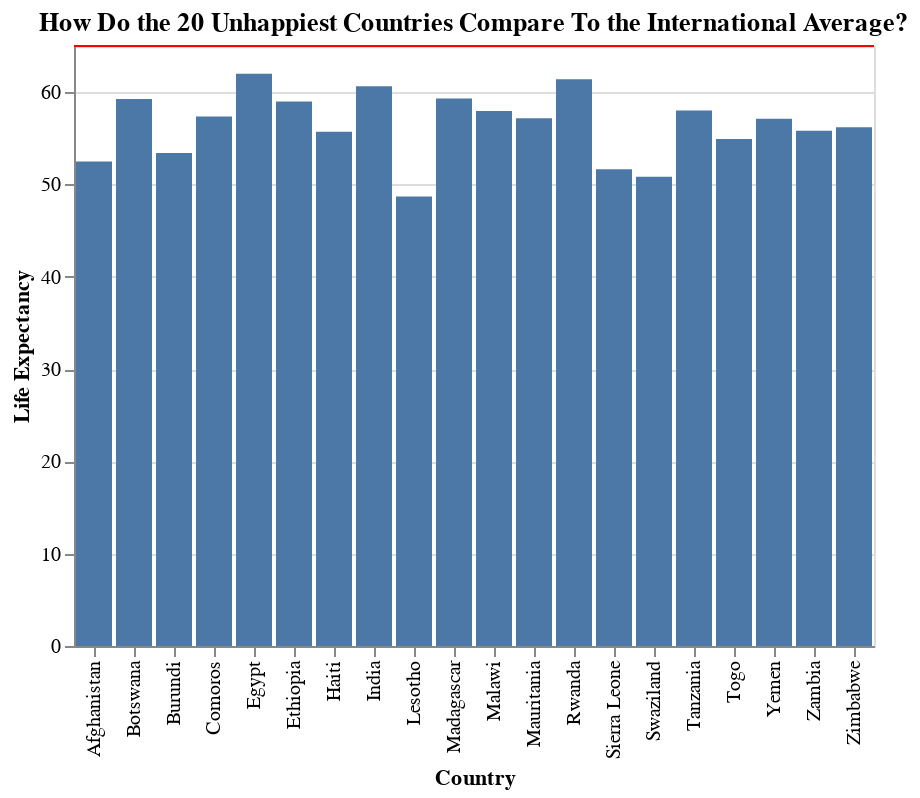

Notebook cell for this chart:
### Code cell
chart = alt.Chart(worst_df, title='How Do the 20 Unhappiest Countries Compare To the International Average?').mark_bar().encode(
    x=alt.X('Country name', title='Country'),
    y=alt.Y('Healthy life expectancy', title='Life Expectancy'))
rule = alt.Chart(df).mark_rule(color='red').encode(
    y='mean(Healthy life expectancy)'
)
(chart + rule)

### Figure 1 — Vega-Lite specification as saved in the notebook (floating-point values rounded to 4 significant figures; data arrays with more than 128 entries replaced by an {"elided": "..."} marker saying what was removed)
{"config": {"view": {"continuousWidth": 400, "continuousHeight": 300}}, "layer": [{"data": {"name": "data-3814af6644ab88b883785aecd5ee60ff"}, "mark": "bar", "encoding": {"x": {"type": "nominal", "field": "Country name", "title": "Country"}, "y": {"type": "quantitative", "field": "Healthy life expectancy", "title": "Life Expectancy"}}, "title": "How Do the 20 Unhappiest Countries Compare To the International Average?"}, {"data": {"name": "data-15fa7a6a3318630a61556b958729c8c3"}, "mark": {"type": "rule", "color": "red"}, "encoding": {"y": {"type": "quantitative", "aggregate": "mean", "field": "Healthy life expectancy"}}}], "$schema": "https://vega.github.io/schema/vega-lite/v4.8.1.json", "datasets": {"data-3814af6644ab88b883785aecd5ee60ff": [{"Country name": "Afghanistan", "Regional indicator": "South Asia", "Ladder score": 2.523, "Standard error of ladder score": 0.038, "upperwhisker": 2.596, "lowerwhisker": 2.449, "Logged GDP per capita": 7.695, "Social support": 0.463, "Healthy life expectancy": 52.49, "Freedom to make life choices": 0.382, "Generosity": -0.102, "Perceptions of corruption": 0.924, "Ladder score in Dystopia": 2.43, "Explained by: Log GDP per capita": 0.37, "Explained by: Social support": 0.0, "Explained by: Healthy life expectancy": 0.126, "Explained by: Freedom to make life choices": 0.0, "Explained by: Generosity": 0.122, "Explained by: Perceptions of corruption": 0.01, "Dystopia + residual": 1.895}, {"Country name": "Zimbabwe", "Regional indicator": "Sub-Saharan Africa", "Ladder score": 3.145, "Standard error of ladder score": 0.058, "upperwhisker": 3.259, "lowerwhisker": 3.03, "Logged GDP per capita": 7.943, "Social support": 0.75, "Healthy life expectancy": 56.2, "Freedom to make life choices": 0.677, "Generosity": -0.047, "Perceptions of corruption": 0.821, "Ladder score in Dystopia": 2.43, "Explained by: Log GDP per capita": 0.457, "Explained by: Social support": 0.649, "Explained by: Healthy life expectancy": 0.243, "Explained by: Freedom to make life choices": 0.359, "Explained by: Generosity": 0.157, "Explained by: Perceptions of corruption": 0.075, "Dystopia + residual": 1.205}, {"Country name": "Rwanda", "Regional indicator": "Sub-Saharan Africa", "Ladder score": 3.415, "Standard error of ladder score": 0.068, "upperwhisker": 3.548, "lowerwhisker": 3.282, "Logged GDP per capita": 7.676, "Social support": 0.552, "Healthy life expectancy": 61.4, "Freedom to make life choices": 0.897, "Generosity": 0.061, "Perceptions of corruption": 0.167, "Ladder score in Dystopia": 2.43, "Explained by: Log GDP per capita": 0.364, "Explained by: Social support": 0.202, "Explained by: Healthy life expectancy": 0.407, "Explained by: Freedom to make life choices": 0.627, "Explained by: Generosity": 0.227, "Explained by: Perceptions of corruption": 0.493, "Dystopia + residual": 1.095}, {"Country name": "Botswana", "Regional indicator": "Sub-Saharan Africa", "Ladder score": 3.467, "Standard error of ladder score": 0.074, "upperwhisker": 3.611, "lowerwhisker": 3.322, "Logged GDP per capita": 9.782, "Social support": 0.784, "Healthy life expectancy": 59.27, "Freedom to make life choices": 0.824, "Generosity": -0.246, "Perceptions of corruption": 0.801, "Ladder score in Dystopia": 2.43, "Explained by: Log GDP per capita": 1.099, "Explained by: Social support": 0.724, "Explained by: Healthy life expectancy": 0.34, "Explained by: Freedom to make life choices": 0.539, "Explained by: Generosity": 0.027, "Explained by: Perceptions of corruption": 0.088, "Dystopia + residual": 0.648}, {"Country name": "Lesotho", "Regional indicator": "Sub-Saharan Africa", "Ladder score": 3.512, "Standard error of ladder score": 0.12, "upperwhisker": 3.748, "lowerwhisker": 3.276, "Logged GDP per capita": 7.926, "Social support": 0.787, "Healthy life expectancy": 48.7, "Freedom to make life choices": 0.715, "Generosity": -0.131, "Perceptions of corruption": 0.915, "Ladder score in Dystopia": 2.43, "Explained by: Log GDP per capita": 0.451, "Explained by: Social support": 0.731, "Explained by: Healthy life expectancy": 0.007, "Explained by: Freedom to make life choices": 0.405, "Explained by: Generosity": 0.103, "Explained by: Perceptions of corruption": 0.015, "Dystopia + residual": 1.8}, {"Country name": "Malawi", "Regional indicator": "Sub-Saharan Africa", "Ladder score": 3.6, "Standard error of ladder score": 0.092, "upperwhisker": 3.781, "lowerwhisker": 3.419, "Logged GDP per capita": 6.958, "Social support": 0.537, "Healthy life expectancy": 57.95, "Freedom to make life choices": 0.78, "Generosity": 0.038, "Perceptions of corruption": 0.729, "Ladder score in Dystopia": 2.43, "Explained by: Log GDP per capita": 0.113, "Explained by: Social support": 0.168, "Explained by: Healthy life expectancy": 0.298, "Explained by: Freedom to make life choices": 0.484, "Explained by: Generosity": 0.213, "Explained by: Perceptions of corruption": 0.134, "Dystopia + residual": 2.19}, {"Country name": "Haiti", "Regional indicator": "Latin America and Caribbean", "Ladder score": 3.615, "Standard error of ladder score": 0.173, "upperwhisker": 3.953, "lowerwhisker": 3.276, "Logged GDP per capita": 7.477, "Social support": 0.54, "Healthy life expectancy": 55.7, "Freedom to make life choices": 0.593, "Generosity": 0.422, "Perceptions of corruption": 0.721, "Ladder score in Dystopia": 2.43, "Explained by: Log GDP per capita": 0.294, "Explained by: Social support": 0.173, "Explained by: Healthy life expectancy": 0.227, "Explained by: Freedom to make life choices": 0.257, "Explained by: Generosity": 0.463, "Explained by: Perceptions of corruption": 0.139, "Dystopia + residual": 2.06}, {"Country name": "Tanzania", "Regional indicator": "Sub-Saharan Africa", "Ladder score": 3.623, "Standard error of ladder score": 0.071, "upperwhisker": 3.762, "lowerwhisker": 3.485, "Logged GDP per capita": 7.876, "Social support": 0.702, "Healthy life expectancy": 58.0, "Freedom to make life choices": 0.833, "Generosity": 0.183, "Perceptions of corruption": 0.577, "Ladder score in Dystopia": 2.43, "Explained by: Log GDP per capita": 0.433, "Explained by: Social support": 0.54, "Explained by: Healthy life expectancy": 0.3, "Explained by: Freedom to make life choices": 0.549, "Explained by: Generosity": 0.307, "Explained by: Perceptions of corruption": 0.231, "Dystopia + residual": 1.263}, {"Country name": "Yemen", "Regional indicator": "Middle East and North Africa", "Ladder score": 3.658, "Standard error of ladder score": 0.07, "upperwhisker": 3.794, "lowerwhisker": 3.521, "Logged GDP per capita": 7.578, "Social support": 0.832, "Healthy life expectancy": 57.12, "Freedom to make life choices": 0.602, "Generosity": -0.147, "Perceptions of corruption": 0.8, "Ladder score in Dystopia": 2.43, "Explained by: Log GDP per capita": 0.329, "Explained by: Social support": 0.831, "Explained by: Healthy life expectancy": 0.272, "Explained by: Freedom to make life choices": 0.268, "Explained by: Generosity": 0.092, "Explained by: Perceptions of corruption": 0.089, "Dystopia + residual": 1.776}, {"Country name": "Burundi", "Regional indicator": "Sub-Saharan Africa", "Ladder score": 3.775, "Standard error of ladder score": 0.107, "upperwhisker": 3.985, "lowerwhisker": 3.565, "Logged GDP per capita": 6.635, "Social support": 0.49, "Healthy life expectancy": 53.4, "Freedom to make life choices": 0.626, "Generosity": -0.024, "Perceptions of corruption": 0.607, "Ladder score in Dystopia": 2.43, "Explained by: Log GDP per capita": 0.0, "Explained by: Social support": 0.062, "Explained by: Healthy life expectancy": 0.155, "Explained by: Freedom to make life choices": 0.298, "Explained by: Generosity": 0.172, "Explained by: Perceptions of corruption": 0.212, "Dystopia + residual": 2.876}, {"Country name": "India", "Regional indicator": "South Asia", "Ladder score": 3.819, "Standard error of ladder score": 0.026, "upperwhisker": 3.869, "lowerwhisker": 3.769, "Logged GDP per capita": 8.755, "Social support": 0.603, "Healthy life expectancy": 60.63, "Freedom to make life choices": 0.893, "Generosity": 0.089, "Perceptions of corruption": 0.774, "Ladder score in Dystopia": 2.43, "Explained by: Log GDP per capita": 0.741, "Explained by: Social support": 0.316, "Explained by: Healthy life expectancy": 0.383, "Explained by: Freedom to make life choices": 0.622, "Explained by: Generosity": 0.246, "Explained by: Perceptions of corruption": 0.106, "Dystopia + residual": 1.405}, {"Country name": "Sierra Leone", "Regional indicator": "Sub-Saharan Africa", "Ladder score": 3.849, "Standard error of ladder score": 0.077, "upperwhisker": 4.001, "lowerwhisker": 3.698, "Logged GDP per capita": 7.434, "Social support": 0.63, "Healthy life expectancy": 51.65, "Freedom to make life choices": 0.717, "Generosity": 0.084, "Perceptions of corruption": 0.866, "Ladder score in Dystopia": 2.43, "Explained by: Log GDP per capita": 0.279, "Explained by: Social support": 0.377, "Explained by: Healthy life expectancy": 0.1, "Explained by: Freedom to make life choices": 0.408, "Explained by: Generosity": 0.243, "Explained by: Perceptions of corruption": 0.047, "Dystopia + residual": 2.396}, {"Country name": "Zambia", "Regional indicator": "Sub-Saharan Africa", "Ladder score": 4.073, "Standard error of ladder score": 0.069, "upperwhisker": 4.209, "lowerwhisker": 3.938, "Logged GDP per capita": 8.145, "Social support": 0.708, "Healthy life expectancy": 55.81, "Freedom to make life choices": 0.782, "Generosity": 0.061, "Perceptions of corruption": 0.823, "Ladder score in Dystopia": 2.43, "Explained by: Log GDP per capita": 0.528, "Explained by: Social support": 0.552, "Explained by: Healthy life expectancy": 0.231, "Explained by: Freedom to make life choices": 0.487, "Explained by: Generosity": 0.227, "Explained by: Perceptions of corruption": 0.074, "Dystopia + residual": 1.975}, {"Country name": "Togo", "Regional indicator": "Sub-Saharan Africa", "Ladder score": 4.107, "Standard error of ladder score": 0.077, "upperwhisker": 4.258, "lowerwhisker": 3.956, "Logged GDP per capita": 7.362, "Social support": 0.569, "Healthy life expectancy": 54.91, "Freedom to make life choices": 0.619, "Generosity": 0.032, "Perceptions of corruption": 0.772, "Ladder score in Dystopia": 2.43, "Explained by: Log GDP per capita": 0.254, "Explained by: Social support": 0.239, "Explained by: Healthy life expectancy": 0.203, "Explained by: Freedom to make life choices": 0.289, "Explained by: Generosity": 0.209, "Explained by: Perceptions of corruption": 0.107, "Dystopia + residual": 2.806}, {"Country name": "Madagascar", "Regional indicator": "Sub-Saharan Africa", "Ladder score": 4.208, "Standard error of ladder score": 0.072, "upperwhisker": 4.349, "lowerwhisker": 4.068, "Logged GDP per capita": 7.396, "Social support": 0.686, "Healthy life expectancy": 59.3, "Freedom to make life choices": 0.552, "Generosity": -0.005, "Perceptions of corruption": 0.803, "Ladder score in Dystopia": 2.43, "Explained by: Log GDP per capita": 0.266, "Explained by: Social support": 0.503, "Explained by: Healthy life expectancy": 0.341, "Explained by: Freedom to make life choices": 0.207, "Explained by: Generosity": 0.185, "Explained by: Perceptions of corruption": 0.087, "Dystopia + residual": 2.62}, {"Country name": "Mauritania", "Regional indicator": "Sub-Saharan Africa", "Ladder score": 4.227, "Standard error of ladder score": 0.07, "upperwhisker": 4.365, "lowerwhisker": 4.09, "Logged GDP per capita": 8.542, "Social support": 0.795, "Healthy life expectancy": 57.16, "Freedom to make life choices": 0.561, "Generosity": -0.106, "Perceptions of corruption": 0.731, "Ladder score in Dystopia": 2.43, "Explained by: Log GDP per capita": 0.666, "Explained by: Social support": 0.749, "Explained by: Healthy life expectancy": 0.273, "Explained by: Freedom to make life choices": 0.218, "Explained by: Generosity": 0.119, "Explained by: Perceptions of corruption": 0.133, "Dystopia + residual": 2.069}, {"Country name": "Ethiopia", "Regional indicator": "Sub-Saharan Africa", "Ladder score": 4.275, "Standard error of ladder score": 0.051, "upperwhisker": 4.374, "lowerwhisker": 4.175, "Logged GDP per capita": 7.694, "Social support": 0.764, "Healthy life expectancy": 59.0, "Freedom to make life choices": 0.752, "Generosity": 0.082, "Perceptions of corruption": 0.761, "Ladder score in Dystopia": 2.43, "Explained by: Log GDP per capita": 0.37, "Explained by: Social support": 0.679, "Explained by: Healthy life expectancy": 0.331, "Explained by: Freedom to make life choices": 0.451, "Explained by: Generosity": 0.241, "Explained by: Perceptions of corruption": 0.114, "Dystopia + residual": 2.089}, {"Country name": "Egypt", "Regional indicator": "Middle East and North Africa", "Ladder score": 4.283, "Standard error of ladder score": 0.045, "upperwhisker": 4.371, "lowerwhisker": 4.195, "Logged GDP per capita": 9.367, "Social support": 0.75, "Healthy life expectancy": 62.0, "Freedom to make life choices": 0.749, "Generosity": -0.182, "Perceptions of corruption": 0.795, "Ladder score in Dystopia": 2.43, "Explained by: Log GDP per capita": 0.954, "Explained by: Social support": 0.647, "Explained by: Healthy life expectancy": 0.426, "Explained by: Freedom to make life choices": 0.446, "Explained by: Generosity": 0.069, "Explained by: Perceptions of corruption": 0.092, "Dystopia + residual": 1.648}, {"Country name": "Comoros", "Regional indicator": "Sub-Saharan Africa", "Ladder score": 4.289, "Standard error of ladder score": 0.084, "upperwhisker": 4.454, "lowerwhisker": 4.123, "Logged GDP per capita": 8.031, "Social support": 0.626, "Healthy life expectancy": 57.35, "Freedom to make life choices": 0.548, "Generosity": 0.082, "Perceptions of corruption": 0.781, "Ladder score in Dystopia": 2.43, "Explained by: Log GDP per capita": 0.488, "Explained by: Social support": 0.367, "Explained by: Healthy life expectancy": 0.279, "Explained by: Freedom to make life choices": 0.202, "Explained by: Generosity": 0.241, "Explained by: Perceptions of corruption": 0.101, "Dystopia + residual": 2.61}, {"Country name": "Swaziland", "Regional indicator": "Sub-Saharan Africa", "Ladder score": 4.308, "Standard error of ladder score": 0.071, "upperwhisker": 4.448, "lowerwhisker": 4.168, "Logged GDP per capita": 9.065, "Social support": 0.77, "Healthy life expectancy": 50.83, "Freedom to make life choices": 0.647, "Generosity": -0.185, "Perceptions of corruption": 0.708, "Ladder score in Dystopia": 2.43, "Explained by: Log GDP per capita": 0.849, "Explained by: Social support": 0.693, "Explained by: Healthy life expectancy": 0.074, "Explained by: Freedom to make life choices": 0.323, "Explained by: Generosity": 0.067, "Explained by: Perceptions of corruption": 0.147, "Dystopia + residual": 2.155}], "data-15fa7a6a3318630a61556b958729c8c3": {"elided": "149 records"}}}
